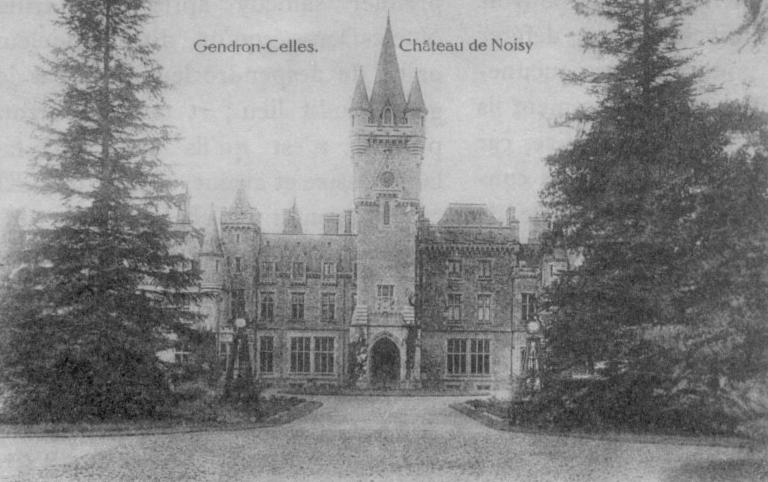
#> input picture PS_02/images/noisy2.jpg, 768 x 482 px, given in place of the camera
$ python webcam.py
#> lines starting #> are read from the running program, lines starting #| are printed output that depends on the picture; after the words box and inside, x2 and y2 are one past the last pixel; in counts of white or black regions, pixels touching at a corner belong together
### webcam/window.py
import cv2
import numpy as np
from cg_util import calculate_image_measures

class Window:

    x_center = None
    y_center = None
    height = None
    width = None
    top_left = None
    bottom_right = None
    image = None
    values = None
    center_pixel = None
    x_range = None
    y_range = None

    def __init__(self, img, x, y, width, height):
        self.x_center = x
        self.y_center = y
        self.width = width
        self.height = height
        self.image = img
        self.def_cordinates_and_values()

    def def_cordinates_and_values(self):
        x1 = self.x_center - self.width//2
        x2 = self.x_center + self.width//2
        y1 = self.y_center - self.height//2
        y2 = self.y_center + self.height//2
        self.top_left = (x1,y1)
        self.bottom_right = (x2,y2)
        self.x_range = (x1, x2)
        self.y_range = (y1, y2)
        self.def_values(x1, x2, y1, y2)

    def def_values(self, x1, x2, y1, y2):
        self.values = self.image[y1:y2+1,x1:x2+1]
        self.center_pixel = self.image[self.y_center,self.x_center]

    def draw_retangle(self, color, line_width=0):
        cv2.rectangle(self.image,self.top_left,self.bottom_right,color,line_width)

    # [24 lines left out: functions put_informations, put_cordinates, put_rgb_values, put_mean_std, not called in this run]

    def show_window(self, window_name="Window", size=(200,200)):
        cv2.namedWindow(window_name, cv2.WINDOW_NORMAL)
        cv2.resizeWindow(window_name, size[0], size[1])
        cv2.imshow(window_name, self.values)

    # [5 lines left out: function it_fits, not called in this run]


### webcam/cg_util.py
import cv2
from matplotlib import pyplot as plt
import numpy as np

def esc_pressed(key):
    key = key & 0xFF
    return key == 27

# [14 lines left out: functions plot_channels_hist, calculate_image_measures, not called in this run]


### webcam/split_screen.py
import cv2
import numpy as np
from window import Window
import constants as const

class Split_Screen:

    width = None
    height = None
    center = None
    left = None
    right = None
    window_center = None
    window_left = None
    window_right = None

    def __init__(self, cap):
        size = (int(cap.get(cv2.CAP_PROP_FRAME_WIDTH)), int(cap.get(cv2.CAP_PROP_FRAME_HEIGHT)))

        self.width = int(size[0]/3)
        self.height = int(size[1])

        x_center = int(size[0]/2)
        y_center = int(size[1]/2)

        self.center = ( x_center, y_center )
        self.left = ( x_center - self.width, y_center )
        self.right = ( x_center + self.width, y_center )

    def load_windows(self, img):
        self.window_center = Window(img, self.center[0], self.center[1], self.width, self.height)
        self.window_left = Window(img, self.left[0], self.left[1], self.width, self.height)
        self.window_right = Window(img, self.right[0], self.right[1], self.width, self.height)

    def draw_retangles(self, line_width=3):
        self.window_center.draw_retangle(const.red_color, line_width)
        self.window_left.draw_retangle(const.blue_color, line_width)
        self.window_right.draw_retangle(const.green_color, line_width)

    def show_windows(self, size=(500, 500)):
        self.window_center.show_window("Center Window", size)
        self.window_left.show_window("Left Window", size)
        self.window_right.show_window("Right Window", size)

    # [7 lines left out: function object_in_windows, not called in this run]


### webcam/webcam.py
import numpy as np
import cv2
from cg_util import esc_pressed
from split_screen import Split_Screen
import constants as const


cap = cv2.VideoCapture(0)
split_screen = Split_Screen(cap)
face_detect = cv2.CascadeClassifier("Classifiers/haarcascade_frontalface_default.xml")

while(True):
    ret, frame = cap.read()
#> frame is the input picture: shape (482, 768, 3); min 9, max 218, mean 133.4
    gray = cv2.cvtColor(frame, cv2.COLOR_BGR2GRAY)

    split_screen.load_windows(frame)
#> in def_values, `self.values = self.image[y1:y2+1,x1:x2+1]`:
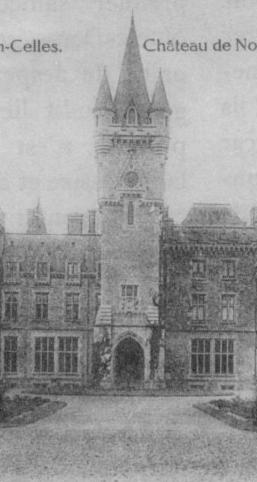
#> self.values: shape (482, 257, 3); min 38, max 214, mean 153.4
#> in def_values, `self.center_pixel = self.image[self.y_center,self.x_center]`: self.center_pixel = [155, 155, 155]
#> call 2 of def_values, with x1 = 0, x2 = 256, y1 = 0, y2 = 482
#> in def_values (call 2), `self.values = self.image[y1:y2+1,x1:x2+1]`:
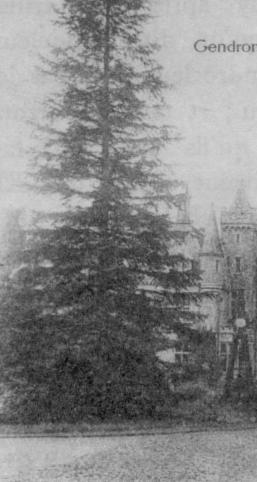
#> self.values: shape (482, 257, 3); min 9, max 214, mean 133.3
#> in def_values (call 2), `self.center_pixel = self.image[self.y_center,self.x_center]`: self.center_pixel = [83, 83, 83]
#> call 3 of def_values, with x1 = 512, x2 = 768, y1 = 0, y2 = 482
#> in def_values (call 3), `self.values = self.image[y1:y2+1,x1:x2+1]`:
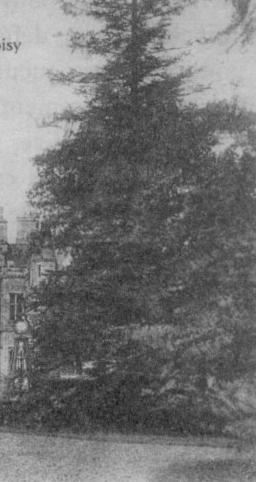
#> self.values: shape (482, 256, 3); min 27, max 218, mean 113.5
#> in def_values (call 3), `self.center_pixel = self.image[self.y_center,self.x_center]`: self.center_pixel = [85, 85, 85]
    split_screen.draw_retangles()
#> call 3 of draw_retangle, with color = (0, 255, 0), line_width = 3
#> in draw_retangle (call 3), `cv2.rectangle(self.image,self.top_left,self.bottom_right,color,line_wi..`:
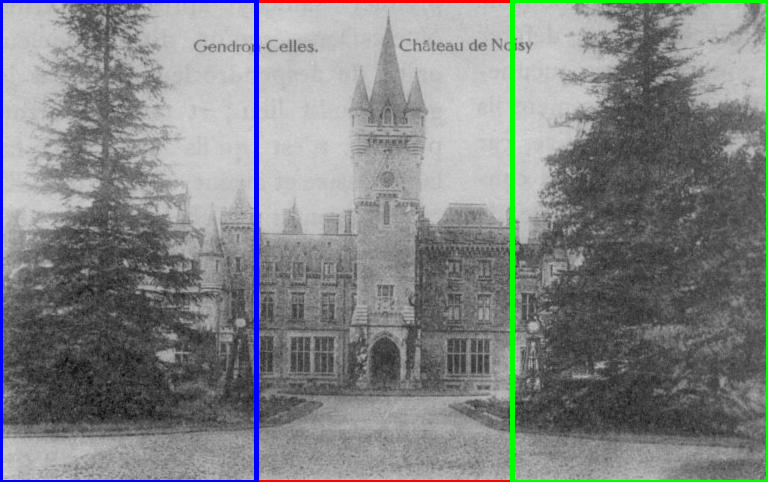
#> self.image: shape (482, 768, 3); mean B, G, R 132.2, 131.9, 129.6
    split_screen.show_windows()
#> in show_window, `cv2.imshow(window_name, self.values)`:
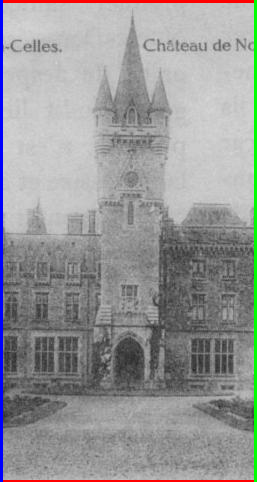
#> window 'Center Window': shape (482, 257, 3); mean B, G, R 150.9, 150.9, 150.5
#> call 2 of show_window, with window_name = 'Left Window', size = (500, 500)
#> in show_window (call 2), `cv2.imshow(window_name, self.values)`:
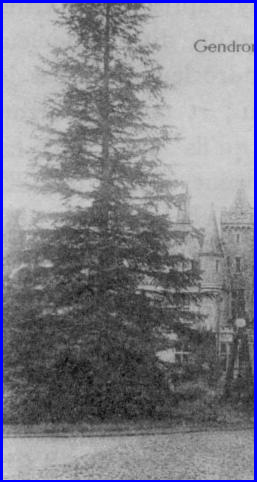
#> window 'Left Window': shape (482, 257, 3); mean B, G, R 136.5, 127.9, 127.9
#> call 3 of show_window, with window_name = 'Right Window', size = (500, 500)
#> in show_window (call 3), `cv2.imshow(window_name, self.values)`:
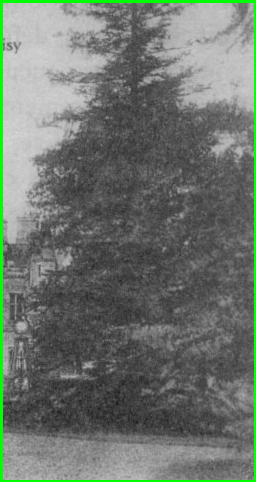
#> window 'Right Window': shape (482, 256, 3); mean B, G, R 109.1, 116.7, 109.1

    faces_video = face_detect.detectMultiScale(gray, scaleFactor=1.5, minSize=(100, 100))
#> faces_video = ()

    for (x, y, width, heigth) in faces_video:
        cv2.rectangle(frame, (x, y), (x + width, y + heigth), const.green_color, 2)
        split_screen.object_in_windows(x+(width//2))
#> this loop made 0 passes

    cv2.imshow('frame', frame)
    if esc_pressed(cv2.waitKey(1)):
#> (key Esc is pressed here)
        break

cap.release()
cv2.destroyAllWindows()
